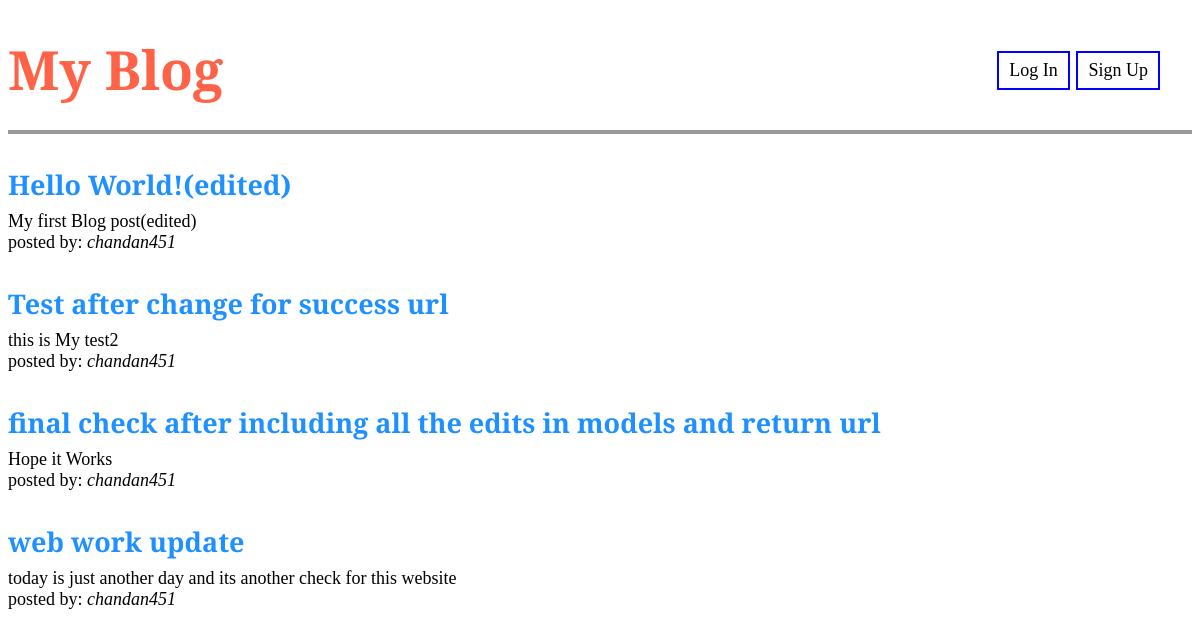
The app's page /, older data.
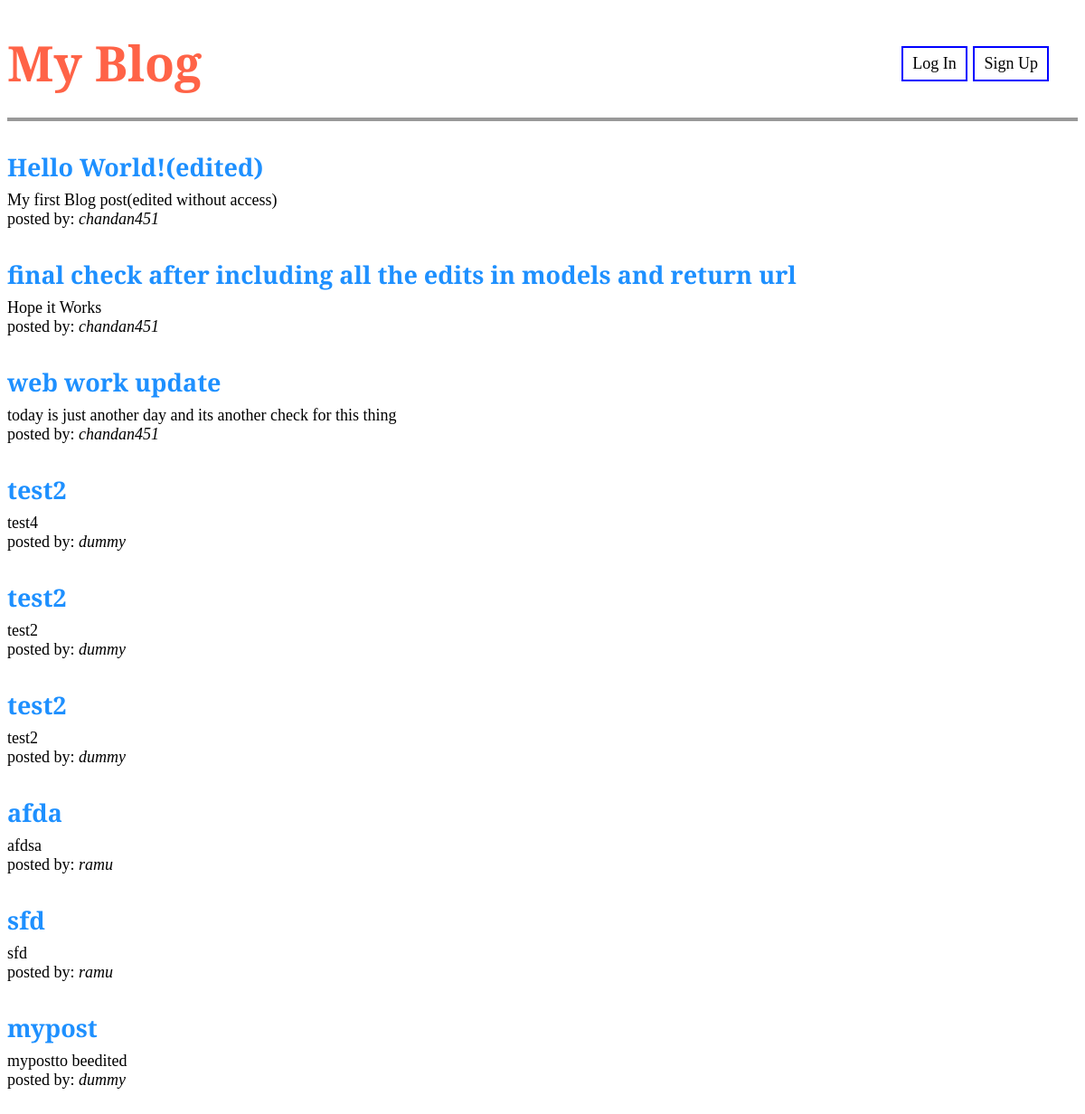
The same page, newer data.
### blog/models.py (models this page shows, shortened)
class Post(models.Model):
    title  = models.CharField(max_length=200)
    author = models.ForeignKey(User, on_delete=models.CASCADE)
    body   = models.TextField()

### blog/views.py (the view)
# urls.py: path('', BlogListView.as_view(), name='home'),
class BlogListView(ListView):
    model = Post
    template_name = 'home.html'

### templates/home.html
{% extends 'base.html' %}
{% block content %}
  {% for post in object_list %}
    <div class='post-entry'>
        <h2><a href="{% url 'post_detail' post.pk %}">{{ post.title }}</a></h2>
        <p>{{ post.body }}</p>
        {% if post.author == user %}
        <p>My Post</p>
        {% else %}
        <p>posted by: <i>{{ post.author }}</i></p>
        {% endif %}
    </div>
  {% endfor %}
{% endblock content %}

Row changes from the older to the newer data that the page shows:
removed Post: title "Test after change for success url", body "this is My test2", author "chandan451"
changed Post "Hello World!(edited)": body "My first Blog post(edited)" → "My first Blog post(edited without access)"
changed Post "web work update": body "today is just another day and its another check for this website" → "today is just another day and its another check for this thing"
added Post: title "test2", body "test4", author "dummy"
added Post: title "test2", body "test2", author "dummy"
added Post: title "test2", body "test2", author "dummy"
added Post: title "afda", body "afdsa", author "ramu"
added Post: title "sfd", body "sfd", author "ramu"
added Post: title "mypost", body "mypostto beedited", author "dummy"
